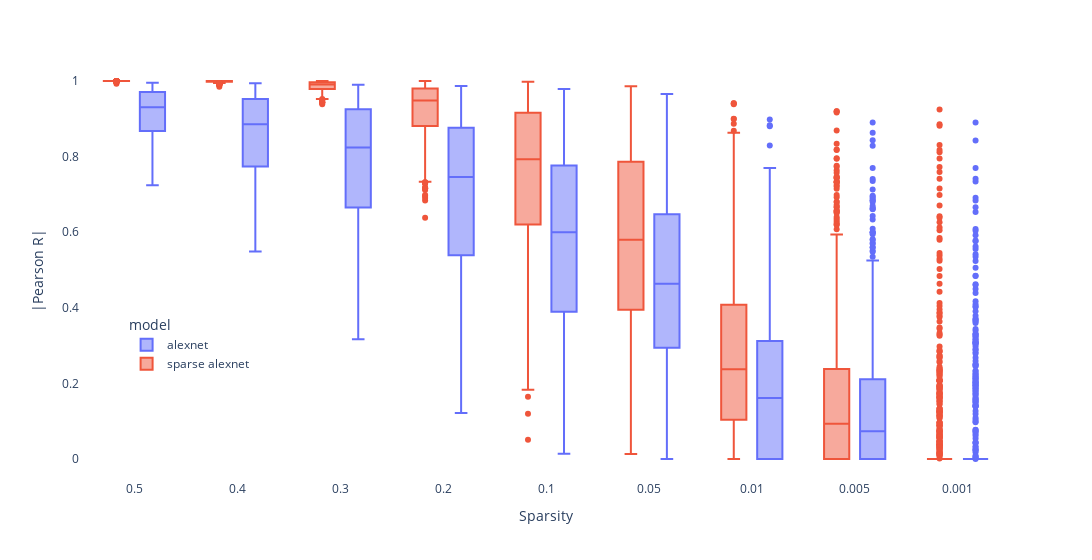

The cell this chart's notebook holds for it:
### Markdown cell above
#### Full Data Distribution

### Code cell
import plotly.express as px
import plotly.graph_objs as go

fig = go.Figure()




method = 'actxgrad'
y_col = 'masked_pearson_abs'


df_plot = dist_df.loc[dist_df['sparsity']<.6]
df_plot = df_plot.replace({'alexnet_sparse': 'sparse alexnet'})

fig = px.box(df_plot, x="sparsity", y=y_col, color="model")

    
fig.update_xaxes(autorange="reversed",title="Sparsity") 
fig.update_yaxes(title="|Pearson R|")

fig.update_layout({ 'showlegend':True,
                    'width':1200,
                    'plot_bgcolor':'rgba(255,255,255,1)',
                    'paper_bgcolor':'rgba(255,255,255,1)'
                    })
   
fig.update_layout(
    xaxis = dict(
        tickmode = 'array'
    )
)
fig.update_layout(xaxis_type='category')
                
                
fig.update_layout(legend=dict(
    yanchor="top",
    y=0.4,
    xanchor="left",
    x=0.05
))

fig.show()

### Figure 1 — Plotly figure (JSON) as saved in the notebook; plotly's stock layout.template omitted (floating-point values rounded to 4 significant figures; data arrays with more than 128 entries replaced by an {"elided": "..."} marker saying what was removed)
{"data": [{"alignmentgroup": "True", "hovertemplate": "model=alexnet<br>sparsity=%{x}<br>masked_pearson_abs=%{y}<extra></extra>", "legendgroup": "alexnet", "marker": {"color": "#636efa"}, "name": "alexnet", "notched": false, "offsetgroup": "alexnet", "orientation": "v", "showlegend": true, "type": "box", "x": {"elided": "8064 float values"}, "x0": " ", "xaxis": "x", "y": {"elided": "8064 float values"}, "y0": " ", "yaxis": "y"}, {"alignmentgroup": "True", "hovertemplate": "model=sparse alexnet<br>sparsity=%{x}<br>masked_pearson_abs=%{y}<extra></extra>", "legendgroup": "sparse alexnet", "marker": {"color": "#EF553B"}, "name": "sparse alexnet", "notched": false, "offsetgroup": "sparse alexnet", "orientation": "v", "showlegend": true, "type": "box", "x": {"elided": "8064 float values"}, "x0": " ", "xaxis": "x", "y": {"elided": "8064 float values"}, "y0": " ", "yaxis": "y"}], "layout": {"boxmode": "group", "legend": {"title": {"text": "model"}, "tracegroupgap": 0, "x": 0.05, "xanchor": "left", "y": 0.4, "yanchor": "top"}, "margin": {"t": 60}, "paper_bgcolor": "rgba(255,255,255,1)", "plot_bgcolor": "rgba(255,255,255,1)", "showlegend": true, "width": 1200, "xaxis": {"anchor": "y", "autorange": "reversed", "domain": [0, 1], "tickmode": "array", "title": {"text": "Sparsity"}, "type": "category"}, "yaxis": {"anchor": "x", "domain": [0, 1], "title": {"text": "|Pearson R|"}}}}
